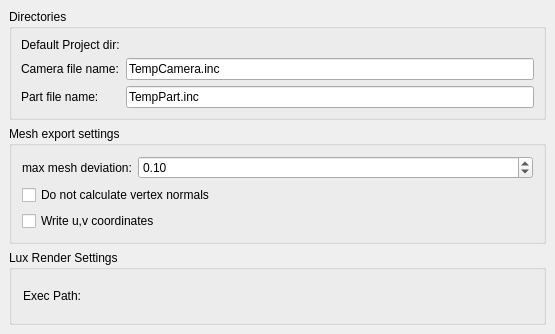
<?xml version="1.0" encoding="UTF-8"?>
<ui version="4.0">
 <class>RaytracingGui::DlgSettingsRay</class>
 <widget class="QWidget" name="RaytracingGui::DlgSettingsRay">
  <property name="geometry">
   <rect>
    <x>0</x>
    <y>0</y>
    <width>555</width>
    <height>334</height>
   </rect>
  </property>
  <property name="windowTitle">
   <string>Raytracing</string>
  </property>
  <layout class="QGridLayout">
   <property name="margin">
    <number>9</number>
   </property>
   <property name="spacing">
    <number>6</number>
   </property>
   <item row="0" column="0">
    <widget class="QGroupBox" name="GroupBox12">
     <property name="title">
      <string>Directories</string>
     </property>
     <layout class="QGridLayout">
      <property name="margin">
       <number>9</number>
      </property>
      <property name="spacing">
       <number>6</number>
      </property>
      <item row="0" column="0">
       <layout class="QGridLayout">
        <property name="margin">
         <number>0</number>
        </property>
        <property name="spacing">
         <number>6</number>
        </property>
        <item row="2" column="0">
         <widget class="QLabel" name="textLabel1_3">
          <property name="text">
           <string>Part file name:</string>
          </property>
         </widget>
        </item>
        <item row="1" column="0">
         <widget class="QLabel" name="textLabel1_2">
          <property name="text">
           <string>Camera file name:</string>
          </property>
         </widget>
        </item>
        <item row="0" column="0">
         <widget class="QLabel" name="textLabel1">
          <property name="text">
           <string>Default Project dir:</string>
          </property>
         </widget>
        </item>
        <item row="1" column="1">
         <widget class="Gui::PrefLineEdit" name="prefLineEdit2">
          <property name="text">
           <string>TempCamera.inc</string>
          </property>
          <property name="prefEntry" stdset="0">
           <cstring>CameraName</cstring>
          </property>
          <property name="prefPath" stdset="0">
           <cstring>Mod/Raytracing</cstring>
          </property>
         </widget>
        </item>
        <item row="2" column="1">
         <widget class="Gui::PrefLineEdit" name="prefLineEdit3">
          <property name="text">
           <string>TempPart.inc</string>
          </property>
          <property name="prefEntry" stdset="0">
           <cstring>PartName</cstring>
          </property>
          <property name="prefPath" stdset="0">
           <cstring>Mod/Raytracing</cstring>
          </property>
         </widget>
        </item>
        <item row="0" column="1">
         <widget class="Gui::PrefFileChooser" name="prefFileChooser1" native="true">
          <property name="focusPolicy">
           <enum>Qt::StrongFocus</enum>
          </property>
          <property name="prefEntry" stdset="0">
           <cstring>ProjectPath</cstring>
          </property>
          <property name="prefPath" stdset="0">
           <cstring>Mod/Raytracing</cstring>
          </property>
         </widget>
        </item>
       </layout>
      </item>
     </layout>
    </widget>
   </item>
   <item row="1" column="0">
    <widget class="QGroupBox" name="groupBox5">
     <property name="title">
      <string>Mesh export settings</string>
     </property>
     <layout class="QVBoxLayout">
      <property name="spacing">
       <number>6</number>
      </property>
      <property name="margin">
       <number>10</number>
      </property>
      <item>
       <layout class="QHBoxLayout">
        <property name="spacing">
         <number>6</number>
        </property>
        <property name="margin">
         <number>0</number>
        </property>
        <item>
         <widget class="QLabel" name="textLabel2">
          <property name="sizePolicy">
           <sizepolicy hsizetype="Minimum" vsizetype="Preferred">
            <horstretch>0</horstretch>
            <verstretch>0</verstretch>
           </sizepolicy>
          </property>
          <property name="text">
           <string>max mesh deviation:</string>
          </property>
         </widget>
        </item>
        <item>
         <widget class="Gui::PrefDoubleSpinBox" name="prefFloatSpinBox1">
          <property name="sizePolicy">
           <sizepolicy hsizetype="MinimumExpanding" vsizetype="Fixed">
            <horstretch>0</horstretch>
            <verstretch>0</verstretch>
           </sizepolicy>
          </property>
          <property name="value">
           <double>0.100000000000000</double>
          </property>
          <property name="prefEntry" stdset="0">
           <cstring>MeshDeviation</cstring>
          </property>
          <property name="prefPath" stdset="0">
           <cstring>Mod/Raytracing</cstring>
          </property>
         </widget>
        </item>
       </layout>
      </item>
      <item>
       <widget class="Gui::PrefCheckBox" name="prefCheckBox8">
        <property name="text">
         <string>Do not calculate vertex normals</string>
        </property>
        <property name="prefEntry" stdset="0">
         <cstring>NotWriteVertexNormals</cstring>
        </property>
        <property name="prefPath" stdset="0">
         <cstring>Mod/Raytracing</cstring>
        </property>
       </widget>
      </item>
      <item>
       <widget class="Gui::PrefCheckBox" name="prefCheckBox9">
        <property name="text">
         <string>Write u,v coordinates</string>
        </property>
        <property name="prefEntry" stdset="0">
         <cstring>WriteUVCoordinates</cstring>
        </property>
        <property name="prefPath" stdset="0">
         <cstring>Mod/Raytracing</cstring>
        </property>
       </widget>
      </item>
     </layout>
    </widget>
   </item>
   <item row="2" column="0">
    <widget class="QGroupBox" name="verticalGroupBox">
     <property name="title">
      <string>Lux Render Settings</string>
     </property>
     <layout class="QVBoxLayout" name="verticalLayout">
      <item>
       <layout class="QHBoxLayout" name="horizontalLayout">
        <item>
         <widget class="QLabel" name="label_2">
          <property name="text">
           <string>Exec Path:</string>
          </property>
         </widget>
        </item>
        <item>
         <widget class="Gui::PrefFileChooser" name="prefFileChooserLux" native="true">
          <property name="focusPolicy">
           <enum>Qt::StrongFocus</enum>
          </property>
          <property name="prefEntry" stdset="0">
           <cstring>luxRenderExecPath</cstring>
          </property>
          <property name="prefPath" stdset="0">
           <cstring>Mod/Raytracing</cstring>
          </property>
         </widget>
        </item>
       </layout>
      </item>
     </layout>
    </widget>
   </item>
  </layout>
 </widget>
 <layoutdefault spacing="6" margin="11"/>
 <customwidgets>
  <customwidget>
   <class>Gui::PrefCheckBox</class>
   <extends>QCheckBox</extends>
   <header>Gui/PrefWidgets.h</header>
  </customwidget>
  <customwidget>
   <class>Gui::PrefDoubleSpinBox</class>
   <extends>QDoubleSpinBox</extends>
   <header>Gui/PrefWidgets.h</header>
  </customwidget>
  <customwidget>
   <class>Gui::PrefLineEdit</class>
   <extends>QLineEdit</extends>
   <header>Gui/PrefWidgets.h</header>
  </customwidget>
  <customwidget>
   <class>Gui::PrefFileChooser</class>
   <extends>QWidget</extends>
   <header>Gui/PrefWidgets.h</header>
  </customwidget>
 </customwidgets>
 <tabstops>
  <tabstop>prefFileChooser1</tabstop>
  <tabstop>prefLineEdit2</tabstop>
  <tabstop>prefLineEdit3</tabstop>
  <tabstop>prefFloatSpinBox1</tabstop>
  <tabstop>prefCheckBox8</tabstop>
  <tabstop>prefCheckBox9</tabstop>
 </tabstops>
 <resources/>
 <connections/>
</ui>
